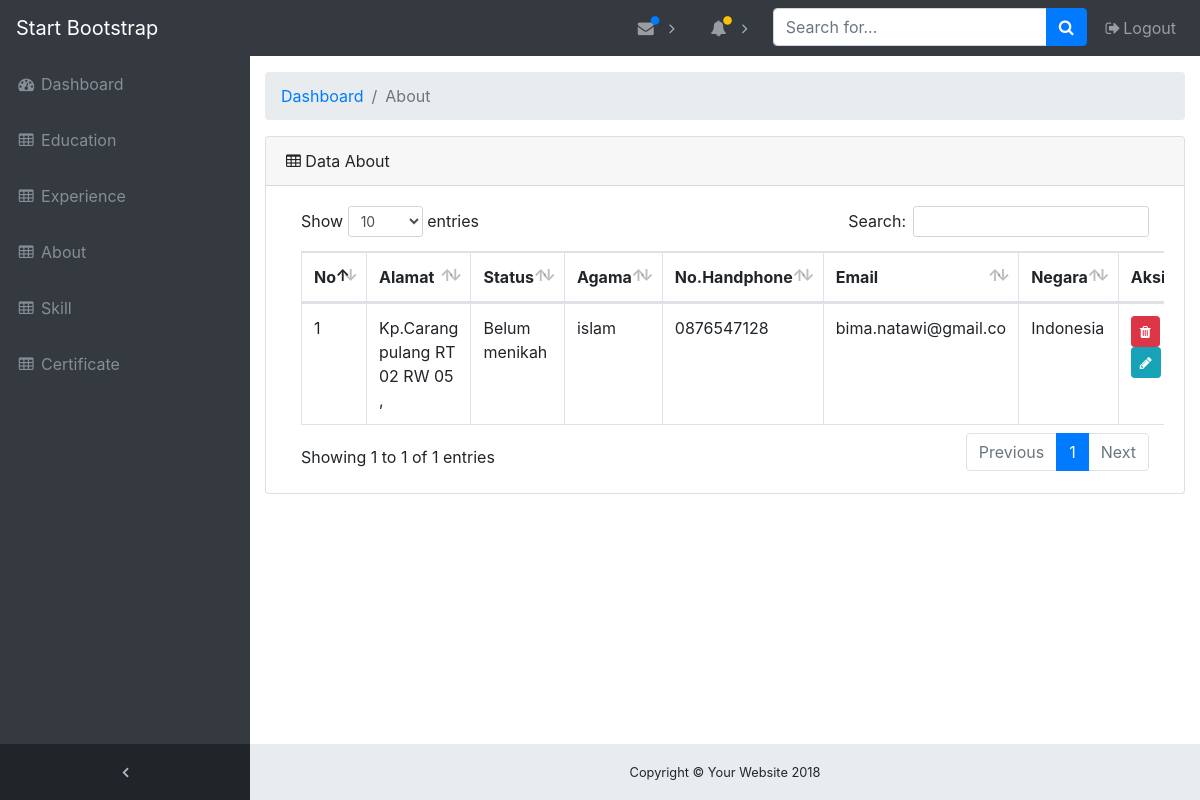
The app's page /index.php/about with its own data.
### tables this page shows
CREATE TABLE `tentang` (
  `id_tentang` int(11) NOT NULL,
  `alamat` text NOT NULL,
  `status` varchar(20) NOT NULL,
  `agama` varchar(10) NOT NULL,
  `no_hp` varchar(15) NOT NULL,
  `email` varchar(20) NOT NULL,
  `kewarganegaraan` varchar(20) NOT NULL
);

### application/controllers/About.php (called while the page is built, shortened)
<?php
class About extends CI_Controller {
	public function __construct(){
		$this->load->model('m_index');
		$this->load->library('session');
	}
	public function index(){
		$data['tampil'] = $this->m_index->tampil_data('tentang')->result_array();
		$this->load->view('admin/about/index',$data);
	}
}

### index.php (called while the page is built, shortened)
<?php
require_once BASEPATH.'core/CodeIgniter.php';

### application/models/M_index.php (called while the page is built, shortened)
<?php
	class m_index extends CI_Model{
		public function tampil_data($table){
			return $this->db->get_where($table);
		}
	}
 ?>

### application/views/admin/about/index.php (the view)
<?php
  include "konten/header_admin.php";
 ?>
<?php include "konten/sidebar_admin.php"; ?>
  <div class="content-wrapper">
    <div class="container-fluid">
      <ol class="breadcrumb">
        <li class="breadcrumb-item">
          <a href="<?php echo base_url('Dashboard'); ?>">Dashboard</a>
        </li>
        <li class="breadcrumb-item active">About</li>
      </ol>
      <div class="card mb-3">
        <div class="card-header">
          <i class="fa fa-table"></i> Data About</div>
        <div class="card-body">
          <div class="table-responsive">
            <table class="table table-bordered" id="dataTable" width="100%" cellspacing="0">
              <thead>
                <tr>
                  <th>No</th>
                  <th>Alamat</th>
                  <th>Status</th>
                  <th>Agama</th>
                  <th>No.Handphone</th>
                  <th>Email</th>
                  <th>Negara</th>
                  <th>Aksi</th>
                </tr>
              </thead>
              <?php
                  $no = 1;
                foreach ($tampil as $h) {
               ?>
              <tbody>
                <tr>
                  <td><?php echo $no; ?></td>
                  <td><?php echo substr($h['alamat'], 0,30); ?></td>
                  <td><?php echo $h['status']; ?></td>
                  <td><?php echo $h['agama']; ?></td>
                  <td><?php echo $h['no_hp']; ?></td>
                  <td><?php echo $h['email']; ?></td>
                  <td><?php echo $h['kewarganegaraan']; ?></td>
                  <td><a href="<?php echo base_url('About/delete/').$h['id_tentang']; ?>" class="btn btn-danger btn-sm"><i class="fa fa-trash"></i></a> <a href="<?php echo base_url('About/edit/').$h['id_tentang'];  ?>" class="btn btn-info btn-sm"><i class="fa fa-pencil"></i></a></td>
                </tr>
              </tbody>
            <?php $no++; } ?>
            </table>
          </div>
        </div>
      </div>
    </div>
<?php  include "konten/footer_admin.php"; ?>
  </div>
</body>
</html>

### asset/css/sb-admin.css (style rules this page uses)
html { position: relative; min-height: 100%; }
body { overflow-x: hidden; }
body.sticky-footer { margin-bottom: 56px; }
body.sticky-footer .content-wrapper { min-height: calc(100vh - 56px - 56px); }
body.fixed-nav { padding-top: 56px; }
.content-wrapper { min-height: calc(100vh - 56px); padding-top: 1rem; }
.content-wrapper { overflow-x: hidden; background: white; }
@media (min-width: 992px) { .content-wrapper { margin-left: 250px; } }

### records on screen
tentang: alamat "Kp.Carang pulang RT 02 RW 05 ,", status "Belum menikah", agama "islam", no_hp "0876547128", email "bima.natawi@gmail.co", kewarganegaraan "Indonesia"
